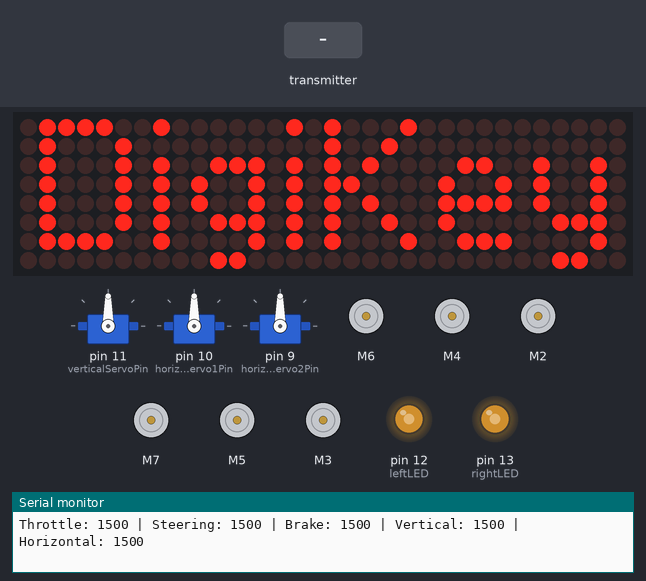
A sketch run on a simulated Arduino Mega 2560, built with avr-gcc and run on an emulated ATmega2560. Parts: 32×8 LED matrix, 3 × servo, 6 × DC motor (green arrow = forward, orange = backward, longer = faster), output pins drawn as LEDs (lit = HIGH), the last lines printed to the serial monitor. Inputs (shaded band) come from the test bench.

Above: at 4.2 s.
4.3 s: the transmitter starts sending readChannel.5 = 1000
At 4.65 s:
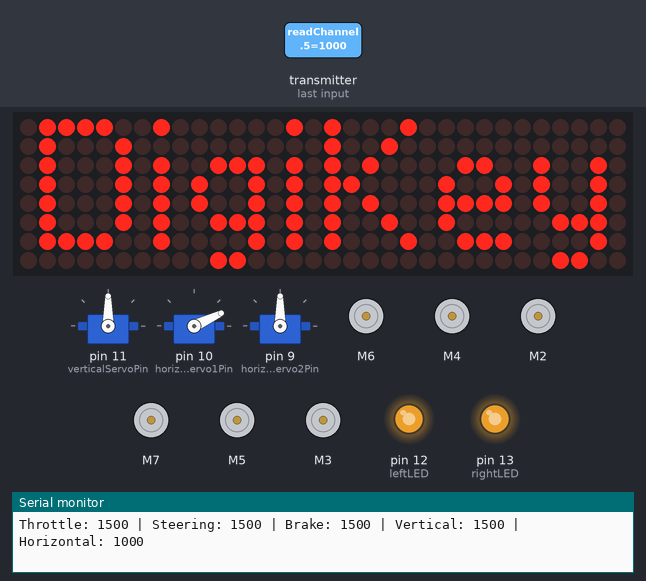
6.7 s: the transmitter starts sending readChannel.2 = 1250
At 7.1 s:
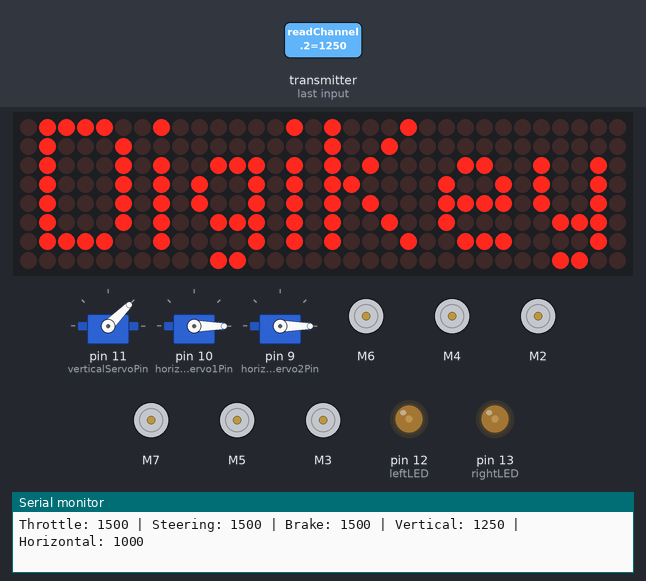
8.9 s: the transmitter starts sending readChannel.2 = 2000
At 10.15 s:
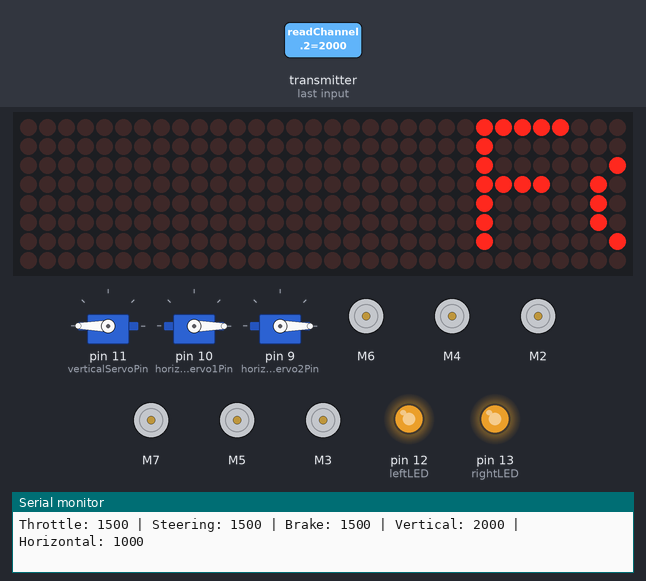
11.8 s: the transmitter starts sending readChannel.5 = 1250
At 12.56 s:
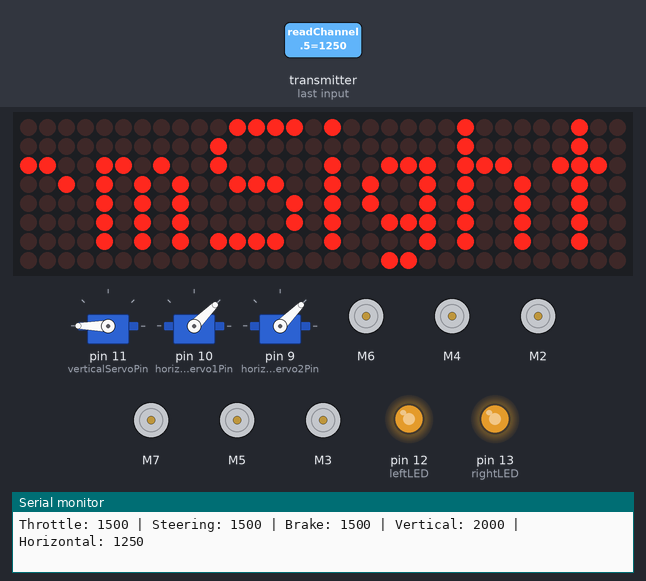
14.2 s: the transmitter starts sending readChannel.2 = 1000
At 14.58 s:
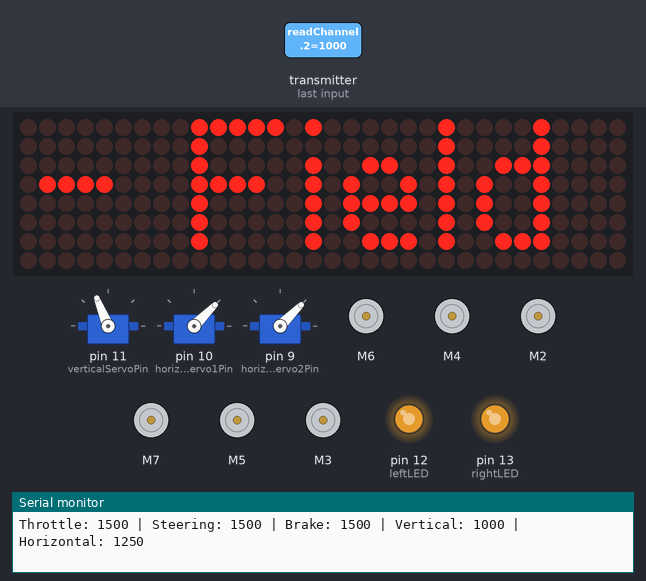
16.7 s: the transmitter starts sending readChannel.5 = 2000
At 18.68 s:
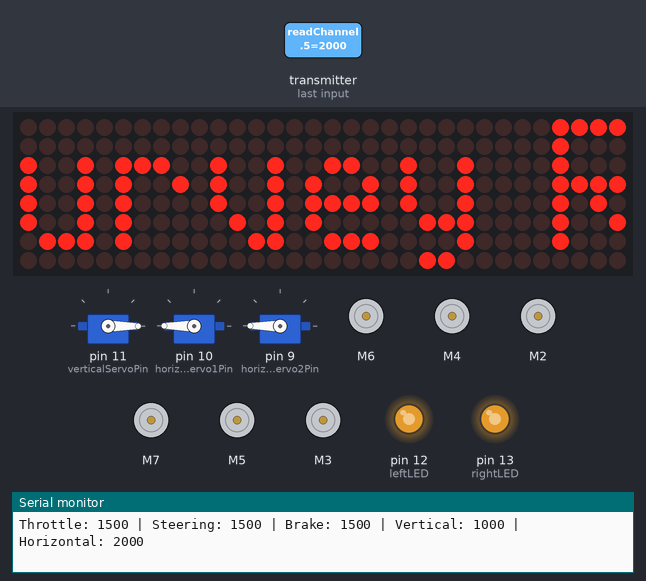
Timing chart, 0 to 20.3 s (numbered marks = the images above; inputs shaded):
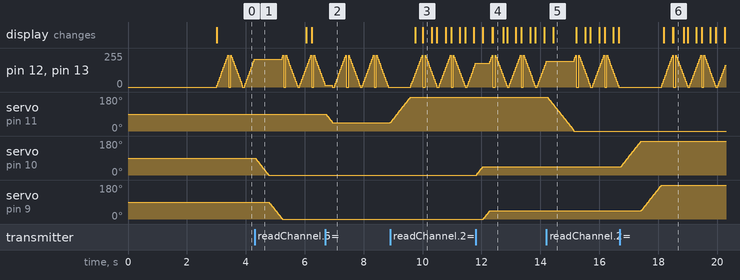

Measured:
- after the input at 4.3 s, servo on pin 10 (horizontalServo1Pin): moves from 90° to 0° over 0.47 s, starting at once; servo on pin 9 (horizontalServo2Pin): moves from 90° to 0° over 0.45 s, starting after 0.48 s
- after the input at 6.7 s, servo on pin 11 (verticalServoPin): moves from 90° to 45° over 0.22 s, starting at once
- after the input at 8.9 s, servo on pin 11 (verticalServoPin): moves from 45° to 180° over 0.69 s, starting at once
- after the input at 11.8 s, servo on pin 10 (horizontalServo1Pin): moves from 0° to 45° over 0.21 s, starting at once; servo on pin 9 (horizontalServo2Pin): moves from 0° to 45° over 0.22 s, starting after 0.26 s
- after the input at 14.2 s, servo on pin 11 (verticalServoPin): moves from 180° to 0° over 0.89 s, starting after 0.05 s
- after the input at 16.7 s, servo on pin 10 (horizontalServo1Pin): moves from 45° to 180° over 0.69 s, starting at once; servo on pin 9 (horizontalServo2Pin): moves from 45° to 180° over 0.69 s, starting after 0.73 s
- by itself, pin 12 (leftLED), pin 13 (rightLED): moves between 0/255 and 240/255, repeating every 0.96 s

The sketch:

megarover.ino
```cpp
#include <IBusBM.h>
#include <MD_MAX72xx.h>
#include <SPI.h>
#include <MD_Parola.h>
#include <CytronMotorDriver.h>
#include <Servo.h>

// Dot Matrix Display Configuration
#define HARDWARE_TYPE MD_MAX72XX::FC16_HW
#define MAX_DEVICES 4
#define CS_PIN 8

// Create an instance of the MD_Parola class for the dot matrix display
MD_Parola myDisplay = MD_Parola(HARDWARE_TYPE, CS_PIN, MAX_DEVICES);

// Motor Control Configuration
CytronMD motorlf(PWM_DIR, 6, 36);
CytronMD motorlm(PWM_DIR, 4, 40);
CytronMD motorlb(PWM_DIR, 2, 44);
CytronMD motorrf(PWM_DIR, 7, 38);
CytronMD motorrm(PWM_DIR, 5, 42);
CytronMD motorrb(PWM_DIR, 3, 46);

// Servo Configuration
Servo servoVertical, servoHorizontal1, servoHorizontal2;
int verticalServoPin = 11, horizontalServo1Pin = 10, horizontalServo2Pin = 9;

// iBus configuration
IBusBM ibus;

// Rover control variables
int throttle = 0;
int steering = 0;
int brake = 0;
int speedMultiplier = 100;  // Control speed scaling
int maxSpeed = 100;

// Define pins for the breathing LEDs
const int leftLED = 12;  // Left-side LED
const int rightLED = 13; // Right-side LED

// Variables for breathing and blinking effect
int ledBrightness = 0;       // Initial brightness
int fadeAmount = 15;         // Increased amount for faster breathing
bool fadingIn = true;        // Direction of the fade
unsigned long lastBlinkTime = 0; // Timestamp for blinking intervals
int blinkInterval = 100;     // Interval between blinks in milliseconds

void setup() {
  Serial.begin(115200);
  Serial2.begin(115200);
  Serial1.begin(115200);
  ibus.begin(Serial1);

  // Initialize Dot Matrix Display
  myDisplay.begin();
  myDisplay.setIntensity(5);
  myDisplay.displayClear();
  myDisplay.displayText("DigiKey", PA_CENTER, 50, 3000, PA_PRINT, PA_NO_EFFECT);

  // Show initial display
  delay(3000);

  // Initialize Servos
  servoVertical.attach(verticalServoPin);
  servoHorizontal1.attach(horizontalServo1Pin);
  servoHorizontal2.attach(horizontalServo2Pin);

  // Set up LED pins as output
  pinMode(leftLED, OUTPUT);
  pinMode(rightLED, OUTPUT);
}

void loop() {
  // Read values from the iBus channels
  int throttleRaw = ibus.readChannel(0);
  int steeringRaw = ibus.readChannel(1);
  int brakeRaw = ibus.readChannel(3);
  int verticalAngle = ibus.readChannel(2);  // Knob for vertical control
  int horizontalAngle = ibus.readChannel(5);  // Knob for horizontal control

  // Debug print to Serial Monitor
  Serial.print("Throttle: "); Serial.print(throttleRaw);
  Serial.print(" | Steering: "); Serial.print(steeringRaw);
  Serial.print(" | Brake: "); Serial.print(brakeRaw);
  Serial.print(" | Vertical: "); Serial.print(verticalAngle);
  Serial.print(" | Horizontal: "); Serial.println(horizontalAngle);

  // Check if the values are within valid iBus range (assuming 1000-2000)
  if (throttleRaw >= 1000 && throttleRaw <= 2000 &&
      steeringRaw >= 1000 && steeringRaw <= 2000 &&
      brakeRaw >= 1000 && brakeRaw <= 2000) {

    // Map and scale the values
    throttle = map(throttleRaw, 1000, 2000, -maxSpeed, maxSpeed);  // Throttle channel
    steering = map(steeringRaw, 1000, 2000, -maxSpeed, maxSpeed);  // Steering channel
    brake = map(brakeRaw, 1000, 2000, 0, 1);                       // Brake channel (toggle)

    // Control the motors based on iBus inputs
    driveMotors(throttle, steering, brake);
  }

  // Map servo angles for smooth control
  int mappedVertical = map(verticalAngle, 1000, 2000, 0, 180);
  int mappedHorizontal = map(horizontalAngle, 1000, 2000, 0, 180);

  // Control the servo smoothly with interpolation
  controlArmServoSmooth(servoVertical, mappedVertical);
  controlArmServoSmooth(servoHorizontal1, mappedHorizontal);
  controlArmServoSmooth(servoHorizontal2, mappedHorizontal);

  // Dot Matrix Animation
  if (myDisplay.displayAnimate()) {
    static int displayStage = 0;

    myDisplay.displayClear();
    if (displayStage == 0) {
      myDisplay.displayText("DigiKey", PA_CENTER, 50, 3000, PA_PRINT, PA_NO_EFFECT);
    } else {
      myDisplay.displayText("FarmSight - Field Survey Rover powered by Sipeed Maixduino and Arduino Mega",
                            PA_CENTER, 50, 1000, PA_SCROLL_LEFT, PA_SCROLL_LEFT);
    }

    displayStage = (displayStage + 1) % 2;  // Toggle between 0 and 1
    myDisplay.displayReset();
  }

  // Control LEDs for breathing and blinking effect
  breathingAndBlinkingEffect();
}

// Motor Control Function
void driveMotors(int throttle, int steering, int brake) {
  int leftSpeed = throttle + steering;
  int rightSpeed = throttle - steering;

  // Apply braking if brake channel is active
  if (brake == 1) {
    leftSpeed = 0;
    rightSpeed = 0;
  }

  // Constrain motor speeds within bounds
  leftSpeed = constrain(leftSpeed, -maxSpeed, maxSpeed);
  rightSpeed = constrain(rightSpeed, -maxSpeed, maxSpeed);

  // Set motor speeds for the left side
  motorlf.setSpeed(leftSpeed);
  motorlm.setSpeed(leftSpeed);
  motorlb.setSpeed(leftSpeed);

  // Set motor speeds for the right side
  motorrf.setSpeed(rightSpeed);
  motorrm.setSpeed(rightSpeed);
  motorrb.setSpeed(rightSpeed);
}

// Smooth Servo Control Function
void controlArmServoSmooth(Servo &servo, int targetAngle) {
  int currentAngle = servo.read();
  if (currentAngle < targetAngle) {
    for (int angle = currentAngle; angle <= targetAngle; angle++) {
      servo.write(angle);
      delay(5);  // Adjust for smoothness
    }
  } else if (currentAngle > targetAngle) {
    for (int angle = currentAngle; angle >= targetAngle; angle--) {
      servo.write(angle);
      delay(5);  // Adjust for smoothness
    }
  }
}

// Function for the breathing and blinking effect
void breathingAndBlinkingEffect() {
  unsigned long currentTime = millis();

  // Adjust brightness up or down based on fade direction
  if (fadingIn) {
    ledBrightness += fadeAmount;
    if (ledBrightness >= 255) {
      ledBrightness = 255;
      fadingIn = false;  // Switch to fading out
    }
  } else {
    ledBrightness -= fadeAmount;
    if (ledBrightness <= 0) {
      ledBrightness = 0;
      fadingIn = true;  // Switch to fading in
    }
  }

  // Set LED brightness
  analogWrite(leftLED, ledBrightness);
  analogWrite(rightLED, ledBrightness);

  // Blink briefly at min and max brightness
  if ((ledBrightness == 255 || ledBrightness == 0) && (currentTime - lastBlinkTime > blinkInterval)) {
    analogWrite(leftLED, 0);   // Turn off LEDs momentarily
    analogWrite(rightLED, 0);
    delay(50);                 // Short blink delay
    lastBlinkTime = currentTime;
  }

  // Small delay for smooth breathing effect
  delay(20);
}
```
